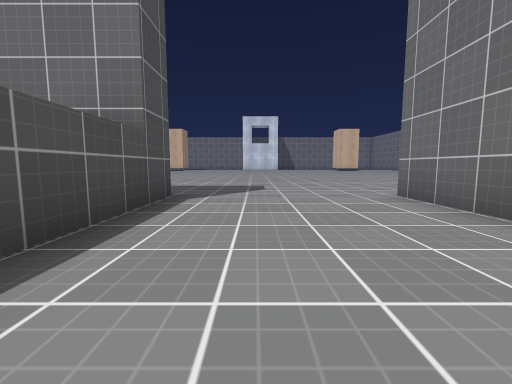
[1] (above)

20 first-person views from a walk through a Unity game level. The camera is 0.54 m above the floor, tilts 6° down and sees 90° across. Doors are open. The floor is counted in squares, 1 m on a side. Each view is taken from the middle of a square. On the plan, view 1 faces up. The plan holds only what a view shows up to about 9 squares ahead; the rest is blank. The place goes on beyond the plan. The player is left out. Surface patterns are stand-ins for the level's own textures.

[2]
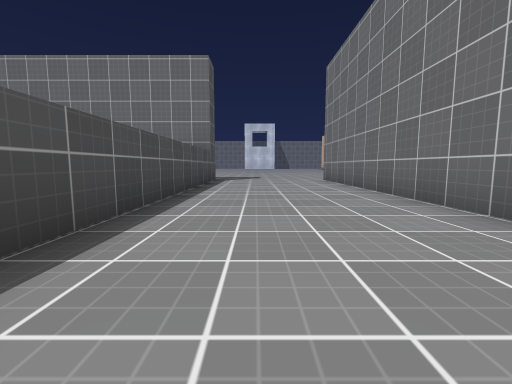

[3]
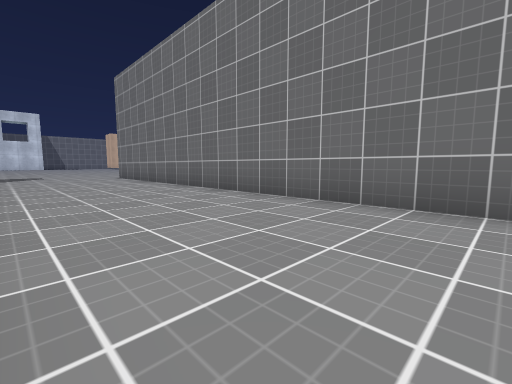

[4]
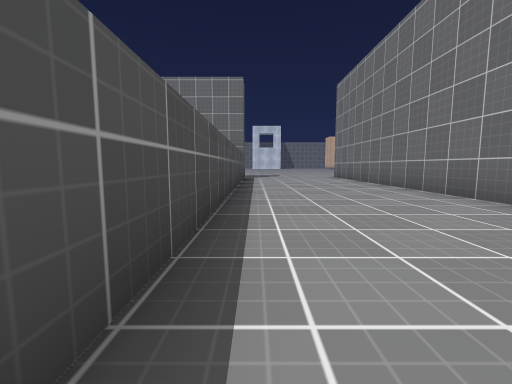

[5]
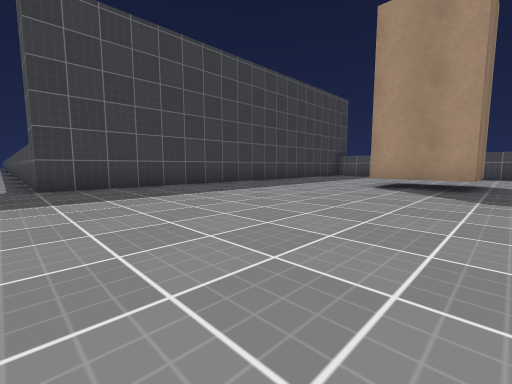

[6]
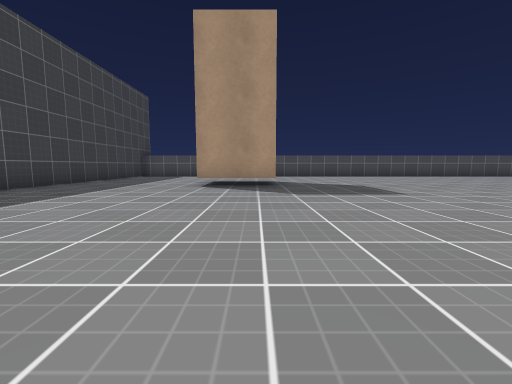

[7]
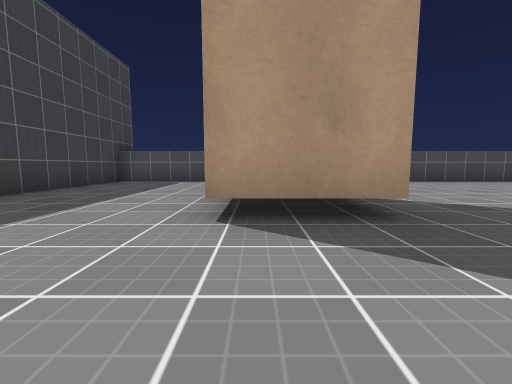

[8]
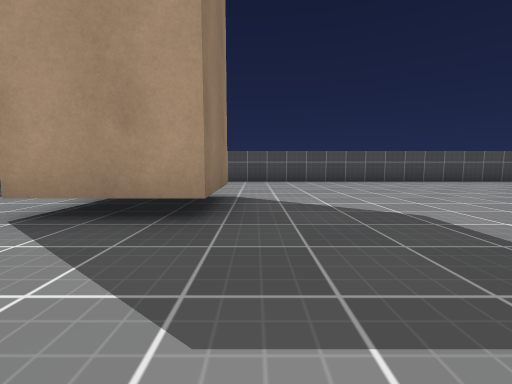

[9]
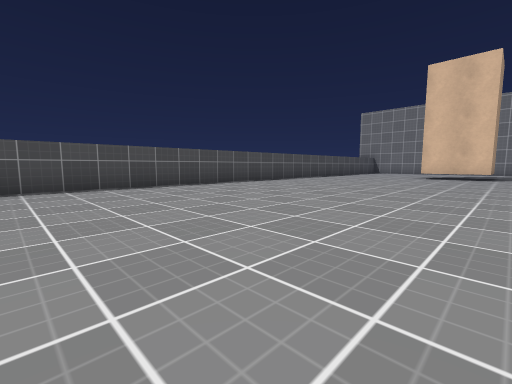

[10]
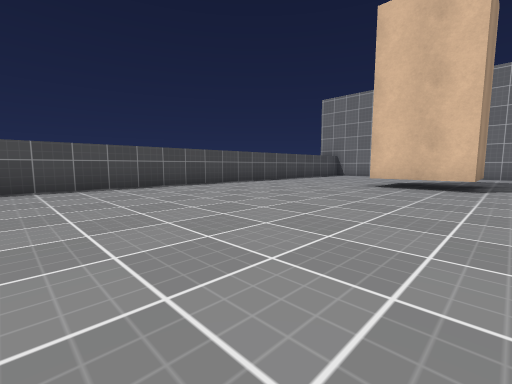

[11]
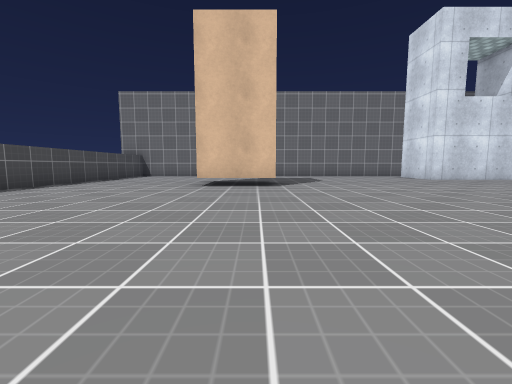

[12]
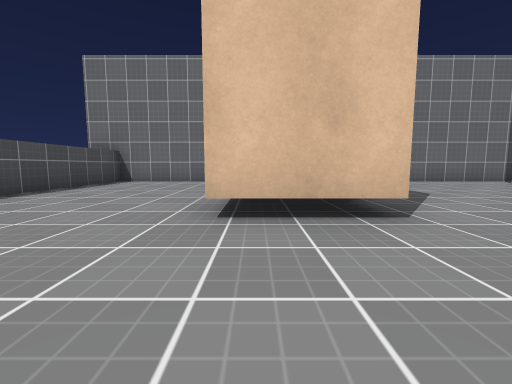

[13]
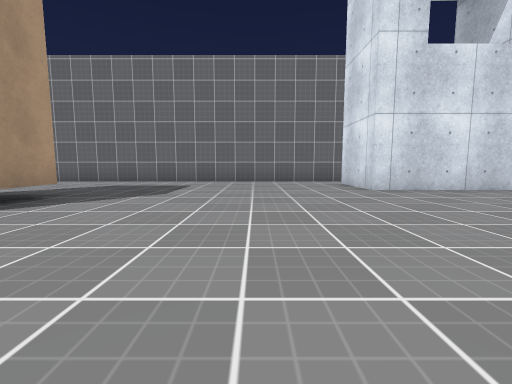

[14]
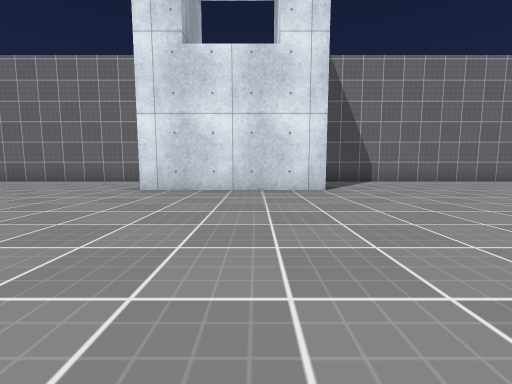

[15]
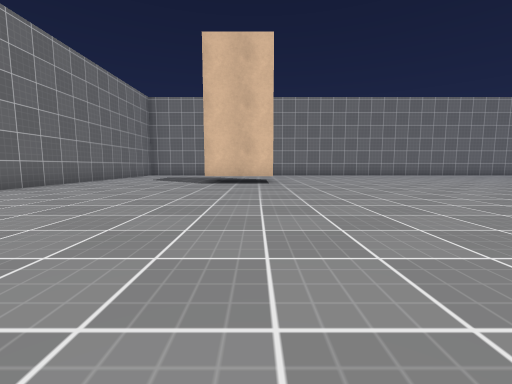

[16]
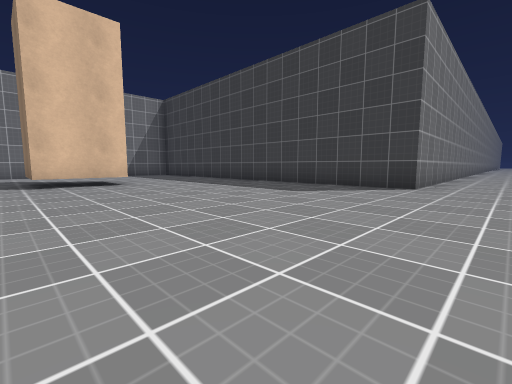

[17]
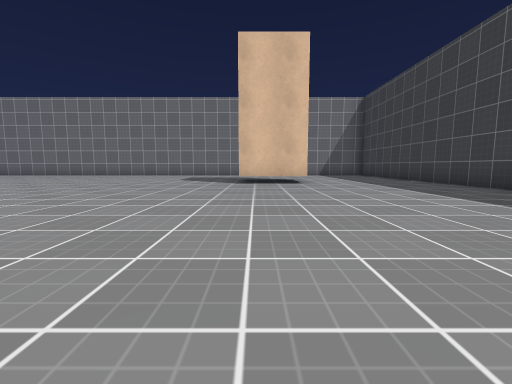

[18]
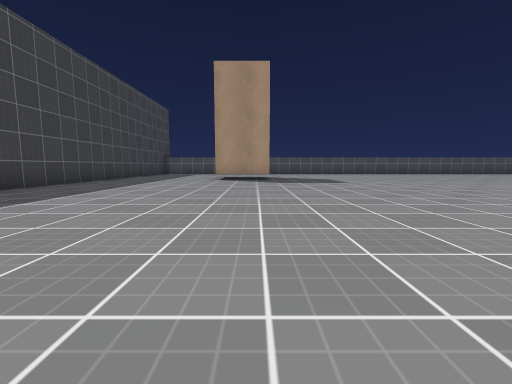

[19]
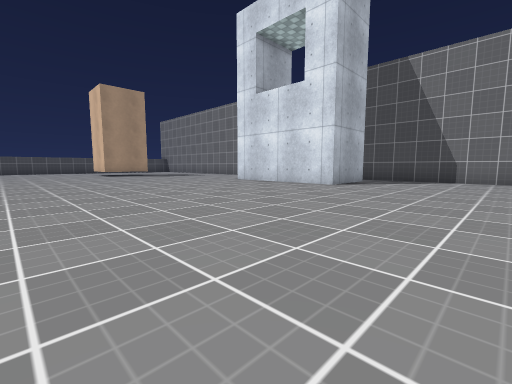

[20]
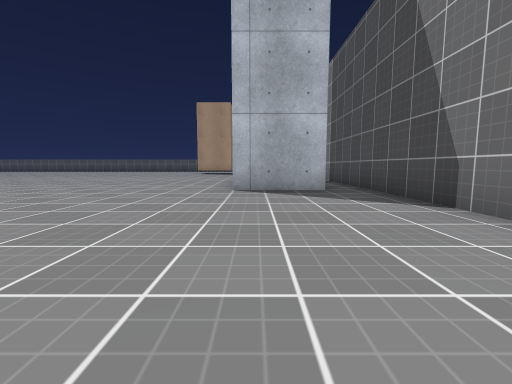

### Floor plan
Points are (right, up) in squares from view 1. A wall is a line through its corners. A room is listed if a view was taken in it or the views show most of it. See-through windows are left out.
Room 1 (views 1, 2, 3, 4)
walls: (-1.5, 3) (-1.5, -6.6); (2.5, -7.1) (2.5, 3)
ways out: open door at (0.5, 3) to room 2
Room 2 (views 5, 6, 7, 8, 9, 10, 11, 12, 13, 14, 15, 16, 17, 18, 19, 20)
walls: (-9.5, 10.5) (-7.5, 10.5) (-7.5, 8.5); (-7.5, 28.5) (-7.5, 26.5) (-9.5, 26.5); (8.5, 26.4) (8.5, 28.5); (8.5, 8.4) (8.5, 10.5) (9.5, 10.5); (2.5, 31.6) (2.5, 29.5) (-1.5, 29.5) (-1.5, 31.5); (-13.5, 7.4) (-13.5, 4.5) (-1.5, 4.5) (-1.5, 3); (2.5, 3) (2.5, 4.5) (9.5, 4.5); (9.5, 32.5) (-13.5, 32.5) (-13.5, 10)
ways out: open door at (0.5, 3) to room 1

Positions as (right, up) in squares from view 1, and headings:
1: (0, 0), facing up
2: (0, -5), facing up
3: (-1, -7), facing up-right
4: (-1, -7), facing up
5: (-1, 11), facing down-left
6: (-1, 10), facing left
7: (-5, 9), facing left
8: (-5, 11), facing left
9: (-7, 15), facing up-left
10: (-7, 20), facing up-left
11: (-8, 20), facing up
12: (-9, 24), facing up
13: (-4, 24), facing up
14: (1, 24), facing up
15: (1, 27), facing right
16: (1, 11), facing down-right
17: (1, 10), facing right
18: (2, 10), facing left
19: (6, 23), facing up-left
20: (8, 30), facing left
